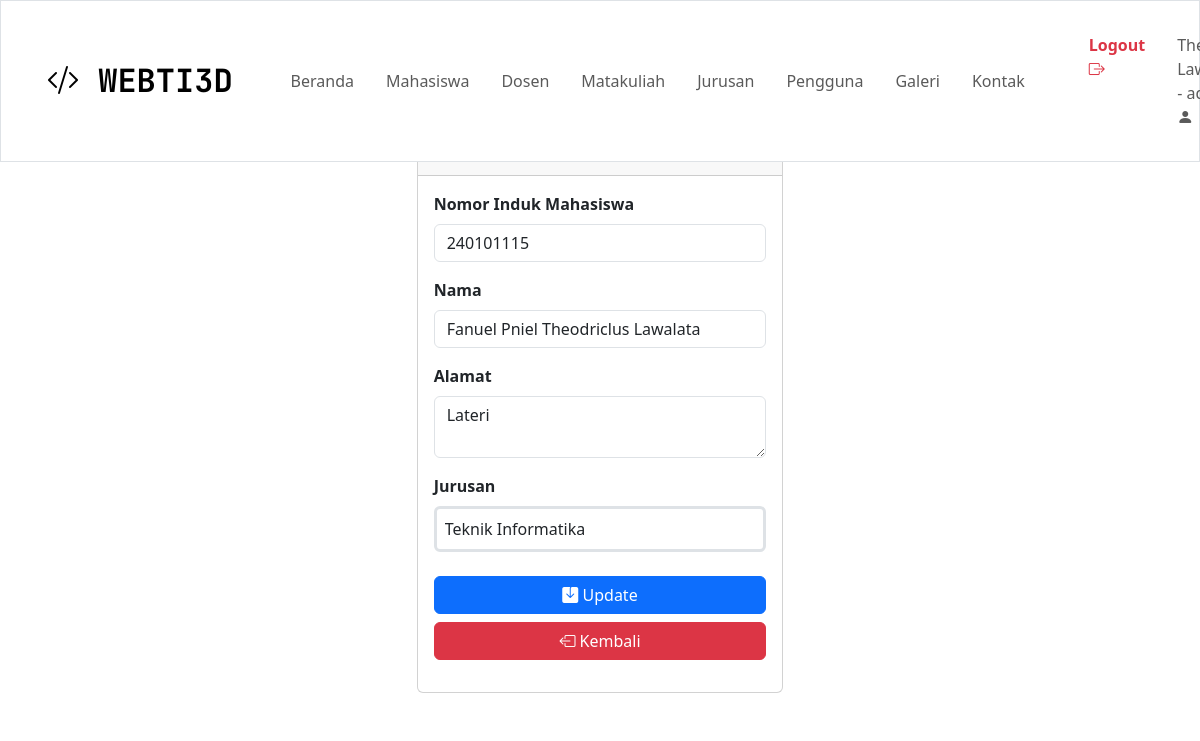
/index.php?page=mhs_edit&nim=240101115 (signed in), run on the app's committed database.
### tables this page shows
CREATE TABLE `mahasiswa` (
  `no` int(11) NOT NULL,
  `nim` varchar(9) DEFAULT NULL,
  `nama` varchar(150) DEFAULT NULL,
  `alamat` varchar(150) DEFAULT NULL,
  `jurusan` varchar(150) DEFAULT NULL
);

### content/mhs_edit.php (the view, shortened to what this page needs)
<?php
require_once 'config/koneksi.php';
$nim = $_GET['nim'];
$sql = $con->prepare("SELECT * FROM mahasiswa WHERE nim = ?");
$sql->bindParam(1, $nim);
$sql->execute();
if ($sql->rowCount() == 0) {
    echo "<script>
            alert('Data tidak ditemukan');
            window.location.href = 'index.php?page=mahasiswa';
    </script>";
} else {
    $row = $sql->fetch();
}
?>
<div style="padding-top: 50px;">
    <div class="col-md-4 mx-auto mt-5" style="margin-top: 8rem;">
        <div class="card">
            <div class="card-header fs-5 fw-bold">FORM EDIT MAHASISWA</div>
            <div class="card-body">
                <form action="index.php?page=mhs_update" method="POST">
                    <div class="mb-3">
                        <label class="form-label fw-semibold" for="">Nomor Induk Mahasiswa</label>
                        <input name="nim" class="form-control" value="<?php echo $row['nim']; ?>" type="text" readonly>
                    </div>
                    <div class="mb-3">
                        <label class="form-label fw-semibold" for="">Nama</label>
                        <input name="nama" class="form-control" value="<?php echo $row['nama']; ?>" type="text">
                    </div>
                    <div class="mb-3">
                        <label class="form-label fw-semibold" for="">Alamat</label>
                        <textarea name="alamat" class="form-control" id=""><?php echo $row['alamat']; ?></textarea>
                    </div>
                    <div class="mb-4">
                        <label for="#" class="form-label fw-semibold">Jurusan</label>
                        <select name="jurusan" class="form-control border-3 p-2">
                            <option value="Teknik Informatika" <?php if ($row['jurusan'] == 'Teknik Informatika') echo 'selected'; ?>>Teknik Informatika</option>
                        </select>
                    </div>
                    <div class="mb-3 d-grid">
                        <button class="btn btn-primary" type="submit"><i class="bi bi-save-fill"></i> Update</button>
                        <a href="index.php?page=mahasiswa" class="btn btn-danger w-100 mt-2 bi bi-box-arrow-left "> Kembali</a>
                    </div>
                </form>
            </div>
        </div>
    </div>
</div>

### style.css (style rules this page uses)
body { font-family: "Roboto", sans-serif; font-size: 1.5rem; background-color: #eee; }
input { padding: 10px 20px; border: 0.5px solid black; border-radius: 4px; width: 100%; box-sizing: border-box; margin-bottom: 10px; font-size: 1.5rem; }
input::placeholder { font-weight: 400; }

### data on the page
mahasiswa: nim "240101115", nama "Fanuel Pniel Theodriclus Lawalata", alamat "Lateri", jurusan "Teknik Informatika"
